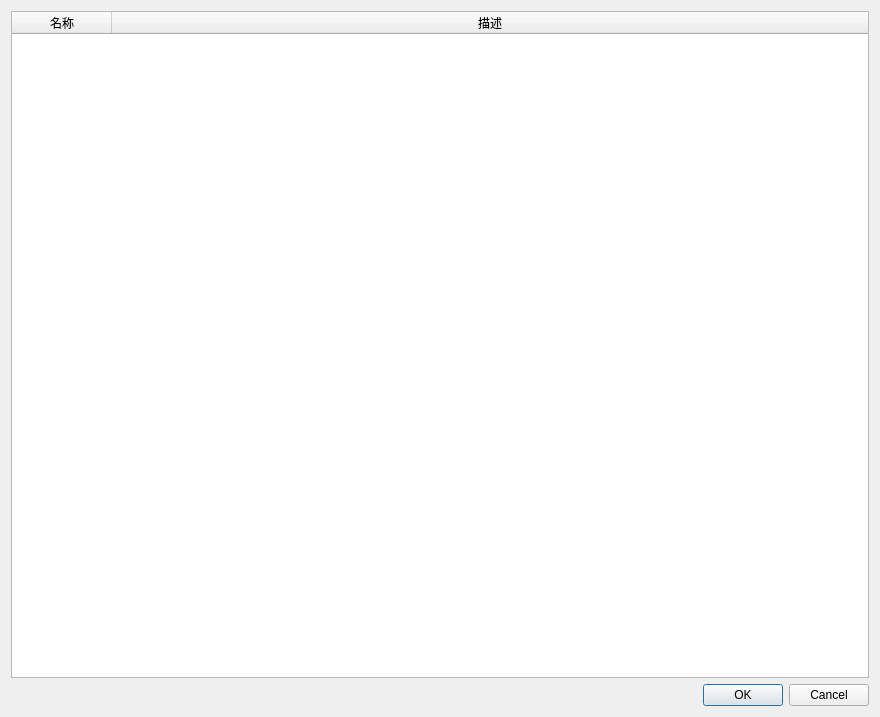
<?xml version="1.0" encoding="UTF-8"?>
<ui version="4.0">
 <class>CTableWidgetDialog</class>
 <widget class="QDialog" name="CTableWidgetDialog">
  <property name="geometry">
   <rect>
    <x>0</x>
    <y>0</y>
    <width>880</width>
    <height>717</height>
   </rect>
  </property>
  <property name="windowTitle">
   <string>Dialog</string>
  </property>
  <layout class="QVBoxLayout" name="verticalLayout">
   <item>
    <widget class="QTableWidget" name="tableWidget">
     <property name="selectionMode">
      <enum>QAbstractItemView::SingleSelection</enum>
     </property>
     <property name="selectionBehavior">
      <enum>QAbstractItemView::SelectRows</enum>
     </property>
     <attribute name="horizontalHeaderStretchLastSection">
      <bool>true</bool>
     </attribute>
     <column>
      <property name="text">
       <string>名称</string>
      </property>
     </column>
     <column>
      <property name="text">
       <string>描述</string>
      </property>
     </column>
    </widget>
   </item>
   <item>
    <widget class="QDialogButtonBox" name="buttonBox">
     <property name="orientation">
      <enum>Qt::Horizontal</enum>
     </property>
     <property name="standardButtons">
      <set>QDialogButtonBox::Cancel|QDialogButtonBox::Ok</set>
     </property>
    </widget>
   </item>
  </layout>
 </widget>
 <resources/>
 <connections>
  <connection>
   <sender>buttonBox</sender>
   <signal>accepted()</signal>
   <receiver>CTableWidgetDialog</receiver>
   <slot>accept()</slot>
   <hints>
    <hint type="sourcelabel">
     <x>248</x>
     <y>254</y>
    </hint>
    <hint type="destinationlabel">
     <x>157</x>
     <y>274</y>
    </hint>
   </hints>
  </connection>
  <connection>
   <sender>buttonBox</sender>
   <signal>rejected()</signal>
   <receiver>CTableWidgetDialog</receiver>
   <slot>reject()</slot>
   <hints>
    <hint type="sourcelabel">
     <x>316</x>
     <y>260</y>
    </hint>
    <hint type="destinationlabel">
     <x>286</x>
     <y>274</y>
    </hint>
   </hints>
  </connection>
 </connections>
</ui>
